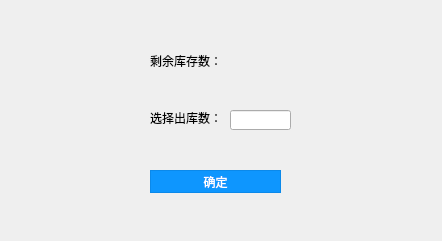
<?xml version="1.0" encoding="UTF-8"?>
<ui version="4.0">
 <class>ChuKuForm</class>
 <widget class="QWidget" name="ChuKuForm">
  <property name="geometry">
   <rect>
    <x>0</x>
    <y>0</y>
    <width>442</width>
    <height>241</height>
   </rect>
  </property>
  <property name="windowTitle">
   <string>Form</string>
  </property>
  <widget class="QPushButton" name="pushButton_close">
   <property name="geometry">
    <rect>
     <x>420</x>
     <y>0</y>
     <width>16</width>
     <height>16</height>
    </rect>
   </property>
   <property name="minimumSize">
    <size>
     <width>0</width>
     <height>16</height>
    </size>
   </property>
   <property name="styleSheet">
    <string notr="true">QPushButton
{
background-image: url(:/images/close_first.png);
background-repeat:no-repeat;
background-position:center center;
border:none;

}

QPushButton:hover{

	
	background-image: url(:/images/close_after.png);
background-repeat:no-repeat;
background-position:center center;


}</string>
   </property>
   <property name="text">
    <string/>
   </property>
  </widget>
  <widget class="QLabel" name="label">
   <property name="geometry">
    <rect>
     <x>150</x>
     <y>50</y>
     <width>71</width>
     <height>21</height>
    </rect>
   </property>
   <property name="text">
    <string>剩余库存数：</string>
   </property>
  </widget>
  <widget class="QLabel" name="label_have">
   <property name="geometry">
    <rect>
     <x>230</x>
     <y>50</y>
     <width>51</width>
     <height>21</height>
    </rect>
   </property>
   <property name="font">
    <font>
     <pointsize>12</pointsize>
    </font>
   </property>
   <property name="text">
    <string/>
   </property>
  </widget>
  <widget class="QLabel" name="label_2">
   <property name="geometry">
    <rect>
     <x>150</x>
     <y>110</y>
     <width>71</width>
     <height>16</height>
    </rect>
   </property>
   <property name="text">
    <string>选择出库数：</string>
   </property>
  </widget>
  <widget class="QLineEdit" name="lineEdit">
   <property name="geometry">
    <rect>
     <x>230</x>
     <y>110</y>
     <width>61</width>
     <height>20</height>
    </rect>
   </property>
  </widget>
  <widget class="QPushButton" name="pushButton">
   <property name="geometry">
    <rect>
     <x>150</x>
     <y>170</y>
     <width>131</width>
     <height>23</height>
    </rect>
   </property>
   <property name="styleSheet">
    <string notr="true">QPushButton#pushButton
{
    color:white;
    background-color:rgb(14 , 150 , 254);
    border: 1px solid rgb(11 , 137 , 234);
}

QPushButton#pushButton:hover
{
    color:white;
    background-color:rgb(44 , 137 , 255);
    border: 1px solid rgb(11 , 137 , 234);
}

QPushButton#pushButton:pressed
{
    color:white;
    background-color:rgb(14 , 135 , 228);
    border: 1px solid rgb(12 , 138 , 235);
    padding-left:3px;
    padding-top:3px;
}</string>
   </property>
   <property name="text">
    <string>确定</string>
   </property>
  </widget>
 </widget>
 <resources/>
 <connections/>
</ui>
